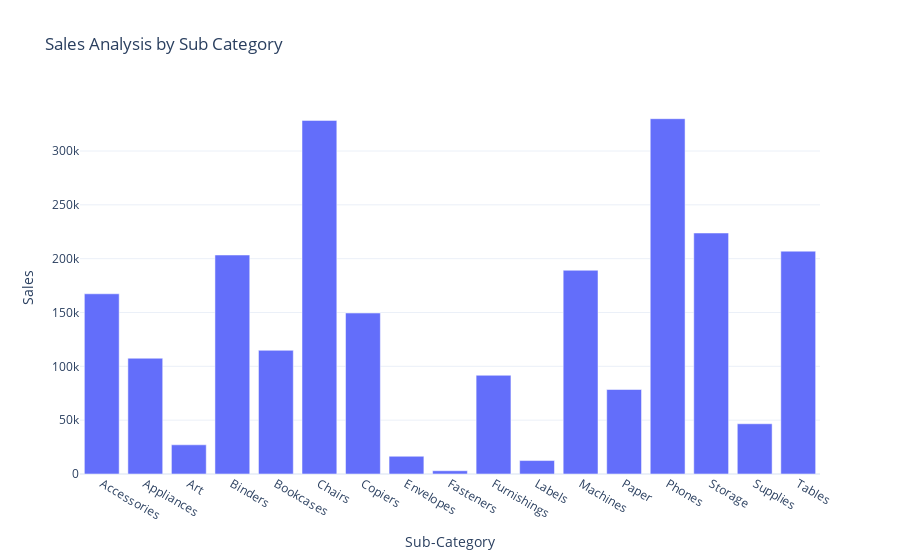

Notebook code for this chart:
### Code cell
fig = px.bar(sales_by_subcategory,
             x= 'Sub-Category',
             y= 'Sales',
             title = "Sales Analysis by Sub Category")
fig.show()

### Figure 1 — Plotly figure (JSON) as saved in the notebook; plotly's stock layout.template omitted (floating-point values rounded to 4 significant figures)
{"data": [{"alignmentgroup": "True", "hovertemplate": "Sub-Category=%{x}<br>Sales=%{y}<extra></extra>", "legendgroup": "", "marker": {"color": "#636efa", "pattern": {"shape": ""}}, "name": "", "offsetgroup": "", "orientation": "v", "showlegend": false, "textposition": "auto", "type": "bar", "x": ["Accessories", "Appliances", "Art", "Binders", "Bookcases", "Chairs", "Copiers", "Envelopes", "Fasteners", "Furnishings", "Labels", "Machines", "Paper", "Phones", "Storage", "Supplies", "Tables"], "xaxis": "x", "y": [167400.0, 107500.0, 27120.0, 203400.0, 114900.0, 328400.0, 149500.0, 16480.0, 3024.0, 91710.0, 12490.0, 189200.0, 78480.0, 330000.0, 223800.0, 46670.0, 207000.0], "yaxis": "y"}], "layout": {"autosize": true, "barmode": "relative", "legend": {"tracegroupgap": 0}, "title": {"text": "Sales Analysis by Sub Category"}, "xaxis": {"anchor": "y", "autorange": true, "domain": [0, 1], "range": [-0.5, 16.5], "title": {"text": "Sub-Category"}, "type": "category"}, "yaxis": {"anchor": "x", "autorange": true, "domain": [0, 1], "range": [0, 347400.0], "title": {"text": "Sales"}, "type": "linear"}}}
